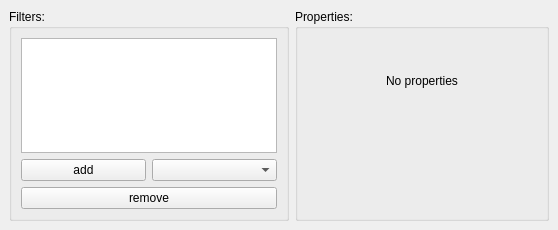
<ui version="4.0" >
 <class>FiltersListDynamicProgramEditor</class>
 <widget class="QWidget" name="FiltersListDynamicProgramEditor" >
  <property name="geometry" >
   <rect>
    <x>0</x>
    <y>0</y>
    <width>558</width>
    <height>230</height>
   </rect>
  </property>
  <layout class="QHBoxLayout" >
   <property name="spacing" >
    <number>6</number>
   </property>
   <property name="leftMargin" >
    <number>9</number>
   </property>
   <property name="topMargin" >
    <number>9</number>
   </property>
   <property name="rightMargin" >
    <number>9</number>
   </property>
   <property name="bottomMargin" >
    <number>9</number>
   </property>
   <item>
    <widget class="QGroupBox" name="groupBox" >
     <property name="sizePolicy" >
      <sizepolicy vsizetype="Preferred" hsizetype="Minimum" >
       <horstretch>0</horstretch>
       <verstretch>0</verstretch>
      </sizepolicy>
     </property>
     <property name="title" >
      <string>Filters:</string>
     </property>
     <layout class="QVBoxLayout" >
      <property name="spacing" >
       <number>6</number>
      </property>
      <property name="leftMargin" >
       <number>9</number>
      </property>
      <property name="topMargin" >
       <number>9</number>
      </property>
      <property name="rightMargin" >
       <number>9</number>
      </property>
      <property name="bottomMargin" >
       <number>9</number>
      </property>
      <item>
       <widget class="QListView" name="listViewFilters" >
        <property name="sizePolicy" >
         <sizepolicy vsizetype="Expanding" hsizetype="Minimum" >
          <horstretch>0</horstretch>
          <verstretch>0</verstretch>
         </sizepolicy>
        </property>
       </widget>
      </item>
      <item>
       <layout class="QHBoxLayout" >
        <property name="spacing" >
         <number>6</number>
        </property>
        <property name="leftMargin" >
         <number>0</number>
        </property>
        <property name="topMargin" >
         <number>0</number>
        </property>
        <property name="rightMargin" >
         <number>0</number>
        </property>
        <property name="bottomMargin" >
         <number>0</number>
        </property>
        <item>
         <widget class="QPushButton" name="pushButtonAdd" >
          <property name="text" >
           <string>add</string>
          </property>
         </widget>
        </item>
        <item>
         <widget class="KisCmbIDList" name="comboBoxFilter" >
          <property name="sizePolicy" >
           <sizepolicy vsizetype="Fixed" hsizetype="Minimum" >
            <horstretch>0</horstretch>
            <verstretch>0</verstretch>
           </sizepolicy>
          </property>
         </widget>
        </item>
       </layout>
      </item>
      <item>
       <widget class="QPushButton" name="pushButtonRemove" >
        <property name="text" >
         <string>remove</string>
        </property>
       </widget>
      </item>
     </layout>
    </widget>
   </item>
   <item>
    <widget class="QGroupBox" name="groupBoxProperties" >
     <property name="sizePolicy" >
      <sizepolicy vsizetype="Preferred" hsizetype="Expanding" >
       <horstretch>0</horstretch>
       <verstretch>0</verstretch>
      </sizepolicy>
     </property>
     <property name="title" >
      <string>Properties:</string>
     </property>
     <layout class="QGridLayout" >
      <property name="leftMargin" >
       <number>9</number>
      </property>
      <property name="topMargin" >
       <number>9</number>
      </property>
      <property name="rightMargin" >
       <number>9</number>
      </property>
      <property name="bottomMargin" >
       <number>9</number>
      </property>
      <property name="horizontalSpacing" >
       <number>6</number>
      </property>
      <property name="verticalSpacing" >
       <number>6</number>
      </property>
      <item row="1" column="0" >
       <spacer>
        <property name="orientation" >
         <enum>Qt::Vertical</enum>
        </property>
        <property name="sizeType" >
         <enum>QSizePolicy::Expanding</enum>
        </property>
        <property name="sizeHint" >
         <size>
          <width>20</width>
          <height>40</height>
         </size>
        </property>
       </spacer>
      </item>
      <item row="0" column="0" >
       <widget class="QWidget" native="1" name="widgetNoProperties" >
        <property name="sizePolicy" >
         <sizepolicy vsizetype="Expanding" hsizetype="Preferred" >
          <horstretch>0</horstretch>
          <verstretch>0</verstretch>
         </sizepolicy>
        </property>
        <layout class="QGridLayout" >
         <property name="leftMargin" >
          <number>9</number>
         </property>
         <property name="topMargin" >
          <number>9</number>
         </property>
         <property name="rightMargin" >
          <number>9</number>
         </property>
         <property name="bottomMargin" >
          <number>9</number>
         </property>
         <property name="horizontalSpacing" >
          <number>6</number>
         </property>
         <property name="verticalSpacing" >
          <number>6</number>
         </property>
         <item row="0" column="0" >
          <widget class="QLabel" name="label" >
           <property name="sizePolicy" >
            <sizepolicy vsizetype="Minimum" hsizetype="Expanding" >
             <horstretch>0</horstretch>
             <verstretch>0</verstretch>
            </sizepolicy>
           </property>
           <property name="text" >
            <string>No properties</string>
           </property>
           <property name="alignment" >
            <set>Qt::AlignCenter</set>
           </property>
          </widget>
         </item>
        </layout>
       </widget>
      </item>
     </layout>
    </widget>
   </item>
  </layout>
 </widget>
 <customwidgets>
  <customwidget>
   <class>KisCmbIDList</class>
   <extends>QComboBox</extends>
   <header>kis_cmb_idlist.h</header>
  </customwidget>
 </customwidgets>
 <resources/>
 <connections/>
</ui>
